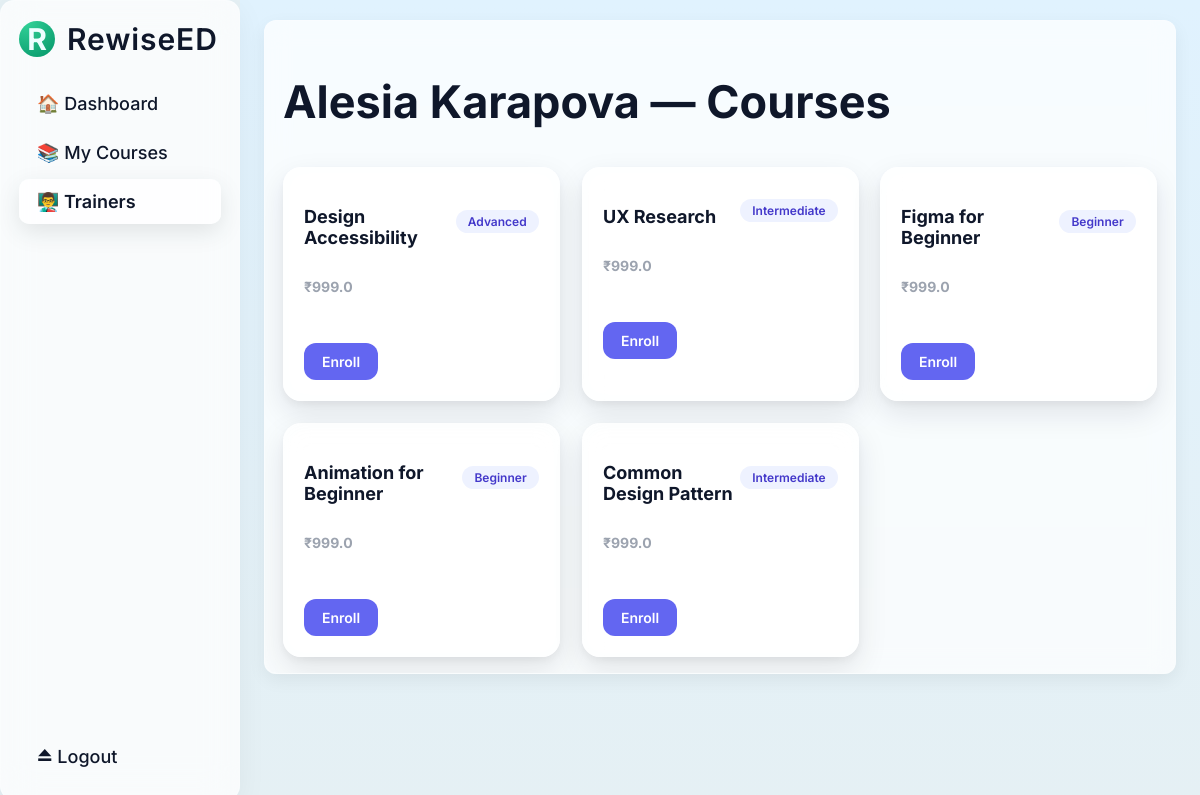
Page /student/trainer/1/courses (signed in) on the committed database.
### app.py (models this page shows, shortened)
class User(db.Model):
    __tablename__ = "user"
    id = db.Column(db.Integer, primary_key=True)
    email = db.Column(db.String(120), unique=True, nullable=False)
    name = db.Column(db.String(80), nullable=False)
    password_hash = db.Column(db.String(128), nullable=False)
    role = db.Column(db.String(20), nullable=False, default="student")
    headline = db.Column(db.String(120), nullable=True)      # e.g. "Senior Data Science Trainer"
    bio = db.Column(db.Text, nullable=True)                  # long about text
    years_experience = db.Column(db.Integer, nullable=True)  # e.g. 5
    primary_domains = db.Column(db.String(255), nullable=True)   # "Data Science, Web Development"
    teaching_styles = db.Column(db.String(255), nullable=True)   # "Project-based, Beginner-friendly"
    languages = db.Column(db.String(120), nullable=True)         # "English, Hindi"
    location = db.Column(db.String(120), nullable=True)          # "Pune, India"
    timezone = db.Column(db.String(50), nullable=True)           # "Asia/Kolkata"
    accepting_new_students = db.Column(db.Boolean, nullable=False, default=True)
    linkedin_url = db.Column(db.String(255), nullable=True)
    github_url = db.Column(db.String(255), nullable=True)
    portfolio_url = db.Column(db.String(255), nullable=True)
    notify_on_enroll = db.Column(db.Boolean, nullable=False, default=True)
    notify_on_submission = db.Column(db.Boolean, nullable=False, default=True)
    notify_on_completion = db.Column(db.Boolean, nullable=False, default=True)
    summary_frequency = db.Column(db.String(20), nullable=False, default="weekly")  # daily/weekly/none
    payout_method = db.Column(db.String(20), nullable=True)  # "bank", "upi", "both"
    bank_account_name = db.Column(db.String(120), nullable=True)
    bank_account_number = db.Column(db.String(50), nullable=True)
    bank_ifsc = db.Column(db.String(20), nullable=True)
    bank_name = db.Column(db.String(120), nullable=True)
    upi_id = db.Column(db.String(120), nullable=True)
    courses = db.relationship("Course", backref="trainer", lazy=True)

class Course(db.Model):
    __tablename__ = "course"
    id = db.Column(db.Integer, primary_key=True)
    title = db.Column(db.String(150), nullable=False)
    level = db.Column(db.String(50), nullable=False)
    duration_hours = db.Column(db.Integer, nullable=False, default=6)
    color = db.Column(db.String(20), nullable=False, default="#047857")
    price = db.Column(db.Float, nullable=False, default=999.0)
    trainer_id = db.Column(db.Integer, db.ForeignKey("user.id"), nullable=False)
    ai_outline_json = db.Column(db.Text, nullable=True)
    enrollments = db.relationship(
        "Enrollment",
        backref="course",
        lazy=True,
        cascade="all, delete-orphan"
    )
    videos = db.relationship(
    "VideoLecture",
    backref="course",
    lazy=True,
    cascade="all, delete-orphan"
    )

### app.py (the view)
@app.route("/student/trainer/<int:trainer_id>/courses")
@login_required(role="student")
def student_trainer_courses(current_user, trainer_id):
    trainer = User.query.get_or_404(trainer_id)
    courses = Course.query.filter_by(trainer_id=trainer.id).all()
    return render_template(
        "student_trainer_courses.html",
        trainer=trainer,
        courses=courses
    )

### templates/student_trainer_courses.html (shortened to what this page needs)
{% extends "base.html" %}
{% block content %}
<div class="student-page">
  <div class="dashboard-page">
    <aside class="sidebar">
      <div class="sidebar-header">
        <div class="brand">
          <div class="brand-logo">R</div>
          <span class="brand-name">RewiseED</span>
        </div>
      </div>
      <nav class="sidebar-nav">
        <a href="{{ url_for('student_dashboard') }}" class="nav-item">🏠 Dashboard</a>
        <a href="{{ url_for('student_courses') }}" class="nav-item">📚 My Courses</a>
        <a href="{{ url_for('student_trainers') }}" class="nav-item active">👨‍🏫 Trainers</a>
      </nav>
      <div class="sidebar-footer">
        <a href="{{ url_for('logout') }}" class="nav-item logout">⏏ Logout</a>
      </div>
    </aside>
    <main class="main-content">
      <section class="panel full">
        <h2>{{ trainer.name }} — Courses</h2>
        {% if courses %}
        <div class="course-grid">
          {% for c in courses %}
          <div class="course-card">
            <div class="course-header">
              <h3 class="course-title">{{ c.title }}</h3>
              <span class="course-level">{{ c.level }}</span>
            </div>
            <p class="price">₹{{ c.price }}</p>
            <div class="course-actions">
              <a href="/student/course/{{ c.id }}"
                 class="btn-primary">
                 Enroll
              </a>
            </div>
          </div>
          {% endfor %}
        </div>
        {% else %}
          <p>No courses available for this trainer.</p>
        {% endif %}
      </section>
    </main>
  </div>
</div>
{% endblock %}

### templates/student_trainer_courses.html (style rules this page uses)
.student-page { background: #eef6fb; min-height: 100vh; color: #0f172a; }
.course-grid { display: grid; grid-template-columns: repeat(auto-fill, minmax(260px, 1fr)); gap: 22px; }
.course-card { background: #ffffff; border-radius: 18px; padding: 20px; box-shadow: 0 12px 30px rgba(15, 23, 42, 0.10), 0 4px 10px rgba(15, 23, 42, 0.05); transition: transform .35s ease, box-shadow .35s ease; }
.course-title { color: #0f172a; font-size: 18px; font-weight: 700; margin-bottom: 6px; }
.course-level { display: inline-block; background: #eef2ff; color: #4338ca; font-size: 12px; padding: 4px 12px; border-radius: 999px; font-weight: 600; }
.price { margin: 14px 0; font-size: 18px; font-weight: 700; color: #0f172a; }
.course-actions { margin-top: 10px; }
.btn-primary { background: #6366f1; color: #ffffff !important; border-radius: 12px; padding: 10px 18px; font-weight: 600; display: inline-block; text-decoration: none; transition: transform .25s ease, box-shadow .25s ease; }
.course-card * { text-shadow: none !important; }

### rows in the picture
User: name "Alesia Karapova"
Course: title "Design Accessibility", level "Advanced", price "999.0"
Course: title "UX Research", level "Intermediate", price "999.0"
Course: title "Figma for Beginner", level "Beginner", price "999.0"
Course: title "Animation for Beginner", level "Beginner", price "999.0"
Course: title "Common Design Pattern", level "Intermediate", price "999.0"
